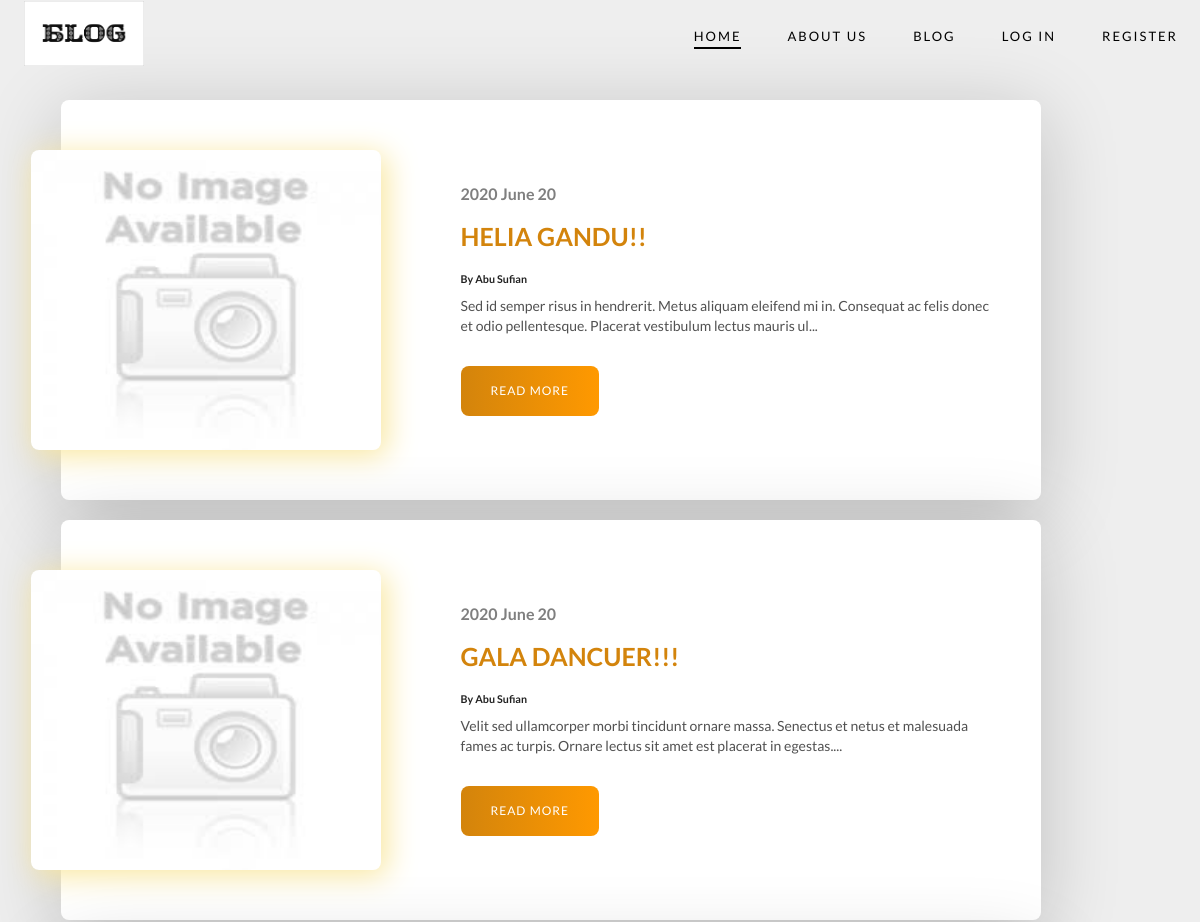
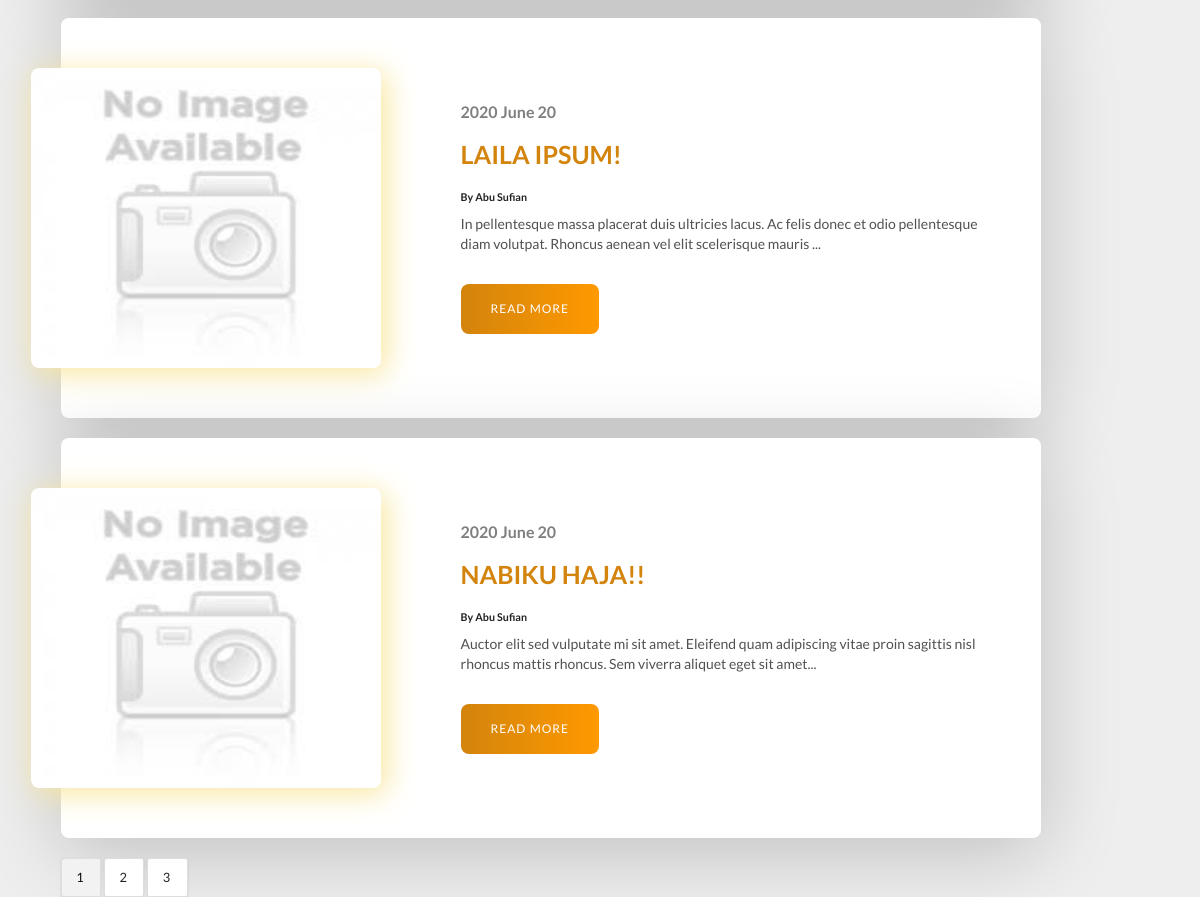
Page /category/4 on the committed database (2 pictures, top to bottom).
### nstublog/models.py (models this page shows, shortened)
class Post(db.Model):
    __searchable__ = ['title', 'body']
    id = db.Column(db.Integer, primary_key=True)
    title = db.Column(db.String(80), nullable=False)
    body = db.Column(db.Text, nullable=False)
    views = db.Column(db.Integer,default=0)
    comments = db.Column(db.Integer,default=0)
    likes = db.relationship('Like', backref='post', lazy='dynamic')
    image = db.Column(db.String(150), nullable=False, default='no-image.jpg')
    user_id = db.Column(db.Integer, db.ForeignKey('users.id'),
        nullable=False)
    author = db.relationship('User',
        backref=db.backref('posts', lazy=True,  primaryjoin="User.id == Post.user_id"))#post table, duita table er sathe relation tai primary join
    category_id = db.Column(db.Integer, db.ForeignKey('category.id'),
        nullable=False)
    category = db.relationship('Category',
        backref=db.backref('posts', lazy=True))
    pub_date = db.Column(db.DateTime, nullable=False,
        default=datetime.utcnow)

class User(db.Model, UserMixin):
    __tablename__ = 'users'
    id = db.Column(db.Integer, primary_key=True)
    username = db.Column(db.String(20), unique=True, nullable=False)
    email = db.Column(db.String(120), unique=True, nullable=False)
    image_file = db.Column(db.String(20), nullable=False,
                           default='default.jpg')
    password = db.Column(db.String(60), nullable=False)
    users_type = db.Column(db.String(10), nullable=False)
    liked = db.relationship('Like', foreign_keys='Like.user_id', backref='user', lazy='dynamic')

### nstublog/routes.py (the view)
@app.route("/category/<int:id>")
def get_category(id):
    category = Category.query.get_or_404(id)
    page = request.args.get('page', 1, type=int)
    posts = Post.query.filter_by(category_id=id).order_by(Post.pub_date.desc()).paginate(page=page, per_page=4)
    return render_template('category.html', title='Category', posts=posts, category=category)

### nstublog/templates/category.html
{% extends "base.html" %}
{% block content %}
    <div class="ui container margin">
        {% if posts.items %}
            {% for post in posts.items %}
            <div class="blog-post">
                <div class="blog-post_img">
                    <img src="{{ url_for('static', filename='images/' + post.image) }}" alt="">
                </div>
                <div class="blog-post_info">
                    <div class="blog-post_date">
                        <span>{{post.pub_date.strftime('%Y %B %d')}}</span>
                    </div>
                    <h1 class="blog-post_title">{{ post.title }}</h1>
                    <h4>By {{ post.author.username }}</h4>
                    <p class="blog-post_text">
                        {{ post.body | truncate(150, True) }}
                    </p>
                    <a href="{{ url_for('post', post_id=post.id) }}" class="blog-post_cta">Read More</a>
                </div>
            </div>
            <br>
            {% endfor %}
            {% for page_num in posts.iter_pages(left_edge=1, right_edge=1, left_current=1, right_current=2) %}
                <div class="ui massive pagination menu">
                    {% if page_num %}
                        {% if posts.page == page_num %}
                            <a class="active item" href="{{ url_for('get_category', id=category.id, page=page_num) }}">{{ page_num }}</a>
                        {% else %}
                            <a class="item" href="{{ url_for('get_category', id=category.id, page=page_num) }}">{{ page_num }}</a>
                        {% endif %}
                    {% else %}
                        ...
                    {% endif %}
                </div>
            {% endfor %}
        {% else %}
            <h1>No Posts in this category yet.</h1>
        {% endif %}
    </div>
{% endblock content %}

### nstublog/static/css/style.css (style rules this page uses)
*, *::before, *::after { margin: 0; padding: 0; box-sizing: border-box; }
:root { --main-font: 'Source Sans Pro', sans-serif; --secondary-font: 'Herr Von Muellerhoff', cursive; --body-font: 'Roboto', sans-serif; --main-font-color-dark: #252525; --secondary-font-color: #d3840c; --body-font-color: #515151; }
html { font-family: var(--body-font); font-size: 10px; color: var(--body-font-color); scroll-behavior: smooth; }
body { overflow-x: hidden; background-color: #eee; }
img { width: 100%; max-width: 100%; }
a { text-decoration: none; }
p { font-size: 1.6rem; margin: 0; padding: 0; }
.container { width: 100%; max-width: 122.5rem; margin: 0 auto; padding: 0 2.4rem; }
.margin { margin-top: 10rem; }
.blog-post { width: 100%; max-width: 98rem; padding: 5rem; background-color: white; box-shadow: 0 1.4rem 8rem rgba(0,0,0,.2); display: flex; align-items: center; justify-content: center; border-radius: .8rem; }
.blog-post_img { min-width: 35rem; max-width: 35rem; height: 30rem; transform: translateX(-8rem); position: relative; }
.blog-post_img img { width: 100%; height: 100%; display: block; border-radius: .8rem; }
.blog-post_img::before { content: ''; width: 100%; height: 100%; position: absolute; top: 0; left: 0; box-shadow: .5rem .5rem 3rem 1px #F9E79F ; border-radius: .8rem; }
.blog-post_date span { color: rgba(0,0,0,.5); font-size: 1.6rem; font-weight: 600; margin: .5rem 0; }
.blog-post_title { font-size: 2.5rem; margin: 1.5rem 0 2rem; text-transform: uppercase; color: var(--secondary-font-color); }
.blog-post_text { margin-bottom: 3rem; font-size: 1.4rem; color: var(--body-font-color); }
.blog-post_cta { display: inline-block; padding: 1.5rem 3rem; letter-spacing: 1px; text-transform: uppercase; font-size: 1.2rem; color: #fff; background-image: linear-gradient(to right, #d3840c 0%, #ff9900 100%); border-radius: .8rem; text-decoration: none; }
@media screen and (min-width: 900px) { .active { position: relative; } }
@media screen and (min-width: 900px) { .active::before { content: ''; position: absolute; width: 100%; height: 2px; background-color: black; left: 0; bottom: -3px; } }

### rows in the picture
Post: image (placeholder picture), pub_date "2020 June 20", title "HELIA GANDU!!", author.username "Abu Sufian", body "Sed id semper risus in hendrerit. Metus aliquam eleifend mi in. Consequat ac felis donec et odio pellentesque. Placerat vestibulum lectus mauris ul..."
Post: image (placeholder picture), pub_date "2020 June 20", title "GALA DANCUER!!!", author.username "Abu Sufian", body "Velit sed ullamcorper morbi tincidunt ornare massa. Senectus et netus et malesuada fames ac turpis. Ornare lectus sit amet est placerat in egestas...."
Post: image (placeholder picture), pub_date "2020 June 20", title "LAILA IPSUM!", author.username "Abu Sufian", body "In pellentesque massa placerat duis ultricies lacus. Ac felis donec et odio pellentesque diam volutpat. Rhoncus aenean vel elit scelerisque mauris ..."
Post: image (placeholder picture), pub_date "2020 June 20", title "NABIKU HAJA!!", author.username "Abu Sufian", body "Auctor elit sed vulputate mi sit amet. Eleifend quam adipiscing vitae proin sagittis nisl rhoncus mattis rhoncus. Sem viverra aliquet eget sit amet..."

### other values in the picture
{{ page_num }} "1"
{{ page_num }} "2" "3"
